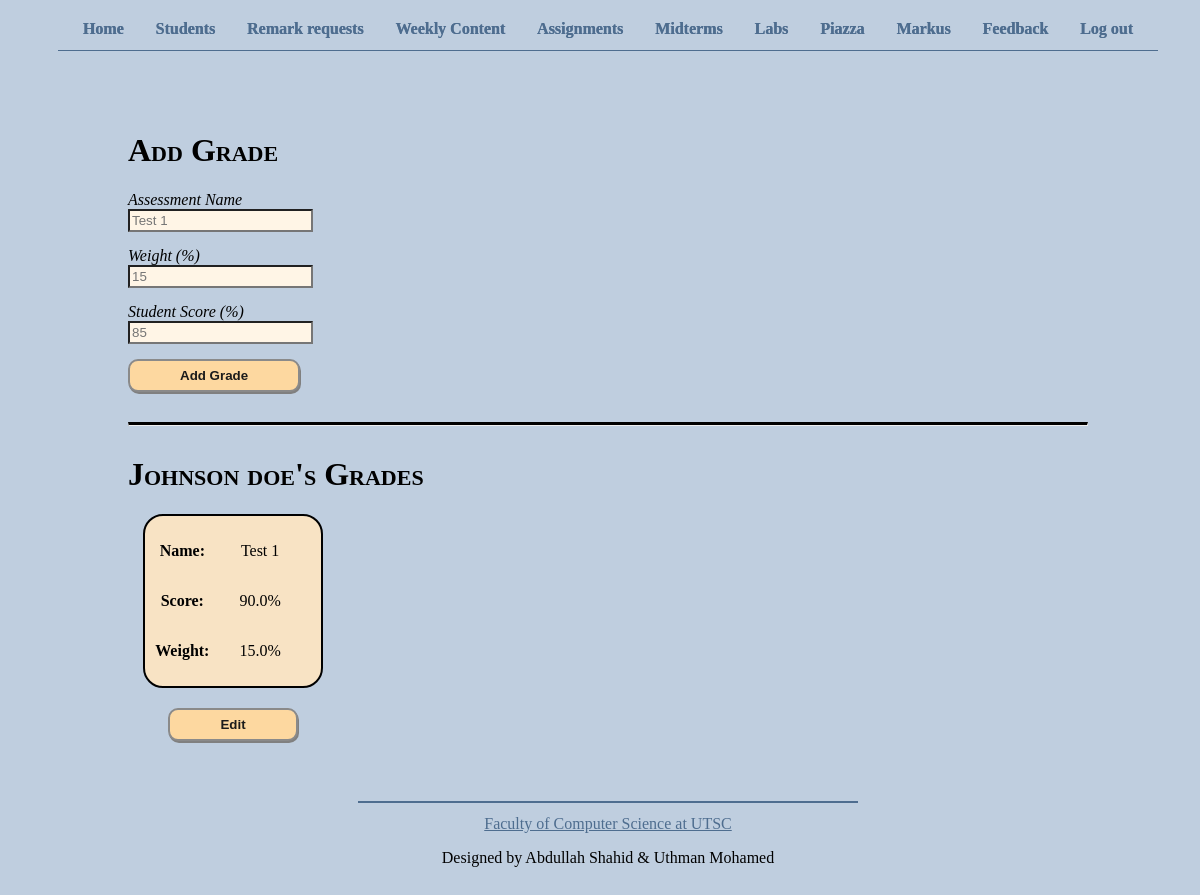
/view/student/student2 (signed in), run on the app's committed database.
### app.py (models this page shows, shortened)
class User(db.Model):
    __tablename__ = 'User'
    id = db.Column(db.Integer, primary_key = True)
    type = db.Column(db.String(30), nullable = False, default='student')
    username = db.Column(db.String(30), unique = True, nullable = False)
    email = db.Column(db.String(100), unique = True, nullable = False)
    password = db.Column(db.String(100), nullable = False)
    name = db.Column(db.String(30), nullable = False)
    grades = db.relationship('Grade', backref='author', lazy = True) # Student has grades
    feedback = db.relationship('Feedback', backref='author', lazy = True) # Instructor has feedback

class Grade(db.Model):
    __tablename__ = 'Grade'
    id = db.Column(db.Integer, primary_key = True)
    user_id = db.Column(db.Integer, db.ForeignKey('User.id'), nullable = False)
    ass_name = db.Column(db.String(30), nullable = False)
    score = db.Column(db.Float, nullable = False)
    weight = db.Column(db.Float, nullable = False)

### app.py (the view, shortened to what this page needs)
@app.route('/view/student/<username>', methods = ['GET', 'POST'])
def view_student(username):
    if 'username' not in session:
        return redirect(url_for('login'))
    if session['is_student']:
        return redirect(url_for('view_grades'))
    student = User.query.filter_by(username = username).first()
    grades = Grade.query.filter_by(user_id = student.id).all()
    page_name = "view_student"
    return render_template('view_student.html', page_name=page_name, student=student, grades=grades)

### templates/view_student.html (shortened to what this page needs)
{% extends "template.html" %}
{% block content %}
    {% if not student or student.type == 'instructor' %}
        <p> invalid student </p>
    {% else %}
        <h1>Add Grade</h1>
        <form action="/view/student/{{student.username}}" method="post">
            <label for="gradeAssName">Assessment Name</label>
            <br>
            <input type="text" required placeholder="Test 1" name="gradeAssName"/>
            <br>
            <label for="gradeWeight">Weight (%)</label>
            <br>
            <input type="number" required placeholder="15" name="gradeWeight"/>
            <br>
            <label for="gradeScore">Student Score (%)</label>
            <br>
            <input type="number" required placeholder="85" name="gradeScore"/>
            <br>
            <button type="submit">Add Grade</button>
        </form>
        <hr id="main-line">
        <h1>{{student.name}}'s Grades</h1>
        {% if grades %}
        <section class="grid">
            {% for grade in grades %}
                <div>
                    <section class="card">
                        <div class="titles">
                            <p>Name: </p>
                            <p>Score:</p>
                            <p>Weight:</p>
                        </div>
                        <div>
                            <p>{{grade.ass_name}} </p>
                            <p>{{grade.score}}%</p>
                            <p>{{grade.weight}}%</p>
                        </div>
                    </section>
                    <form class="forBtn" action="/edit/student/{{student.username}}/grade/{{grade.id}}" method="get">
                        <button type="submit">Edit</button>
                    </form>
                </div>
            {% endfor %}
        </section>
        {% else %}
            <p>This student does not have any grades yet.</p>
        {% endif %}
    {% endif %}
{% endblock %}

### static/css/template.css (style rules this page uses)
* { box-sizing: border-box; }
html, body { height: 100%; width: 100%; font-family: 'Georgia', 'Times New Roman', Times, serif; background-color: rgb(191, 206, 223); }
body { display: flex; flex-direction: column; align-items: center; text-align: center; }
h1 { font-variant: small-caps ; }
button { font-weight: bold; text-decoration: unset; appearance: button; color: rgb(27, 27, 27); border-radius: 10px; background-color: rgb(253, 216, 160); border: 2px solid rgb(138, 138, 138); box-shadow: 1px 2px grey; cursor: default; padding: 7px 50px; margin-top: 30px; }
form > button { margin-top: 0px; }
form > input { margin-bottom: 15px; background-color: rgb(255, 245, 230); padding: 2px; }
form > label { font-style: italic; }
form.forBtn { margin-top: 20px; }
section.card { display: flex; padding: 10px; border-radius: 20px; width: fit-content; background-color: rgb(248, 227, 196); border: 2px solid black; }
section.card > div { margin-right: 30px; }
section.card > div.titles { font-weight: bold; }
hr { margin: 30px 0; border-top: 2px solid black; }
hr#main-line { border-top: 3px solid black; }

### static/css/view_student.css (style rules this page uses)
section.grid { display: grid; gap: 40px; grid-template-columns: repeat(auto-fill, minmax(200px, 1fr)); }
section.card { justify-self: center; }
div { display: flex; flex-direction: column; align-items: center; }

### data on the page
User: name "Johnson doe"
Grade: ass_name "Test 1", score "90.0", weight "15.0"
